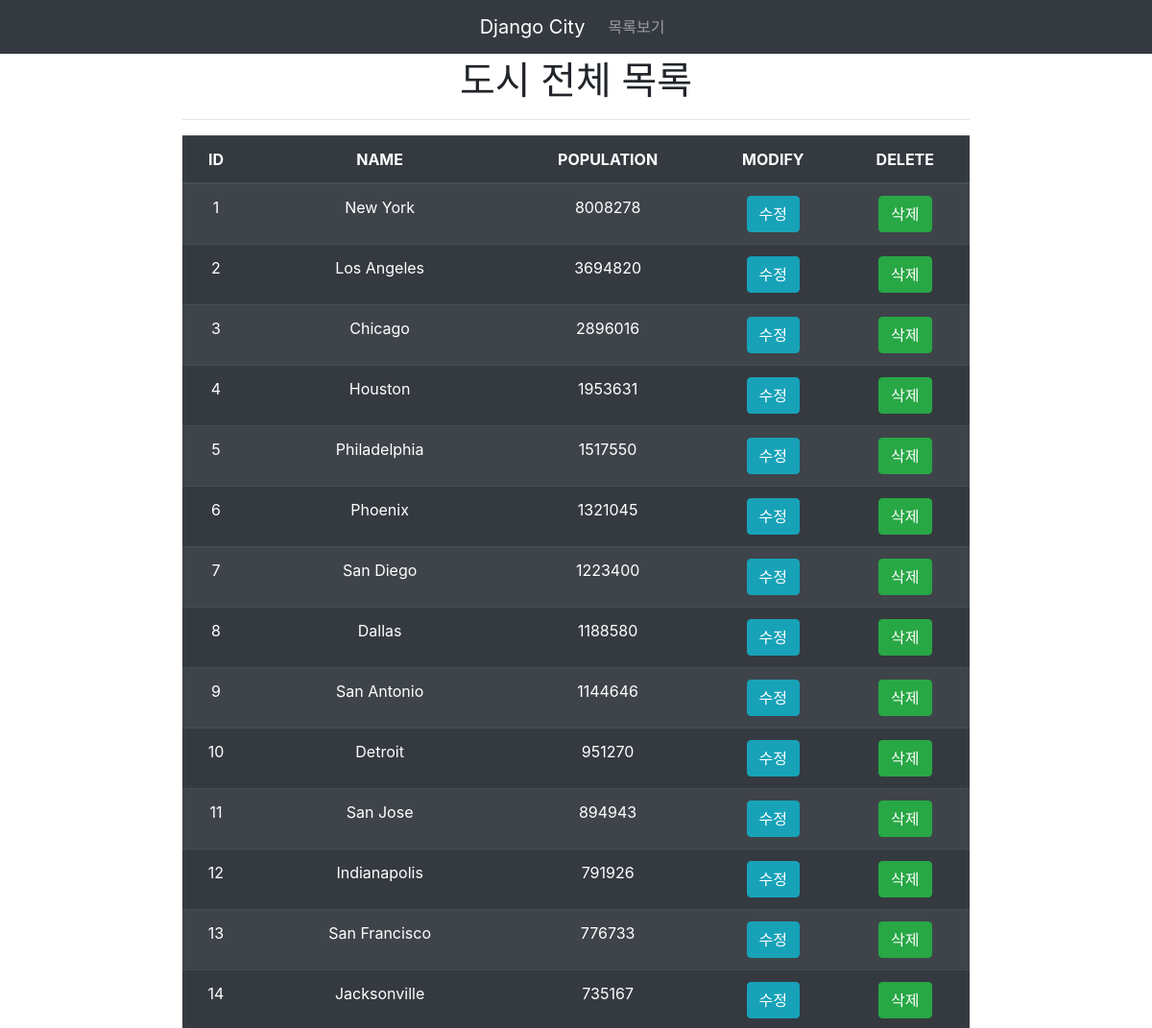
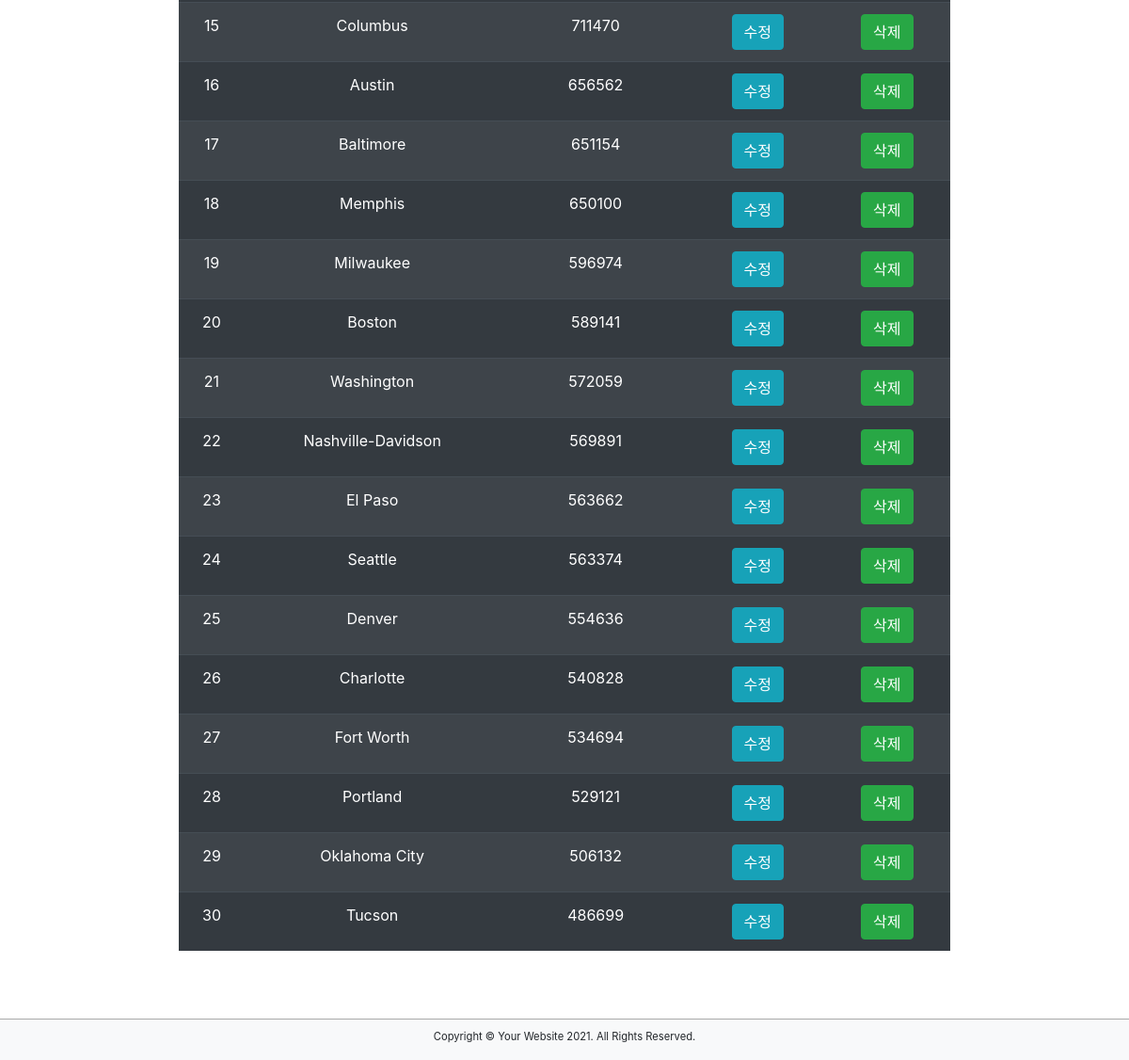
Screenshot of /city/ with the database file from the repository (2 pictures, top to bottom).
### myApp/models.py (models this page shows, shortened)
class City(models.Model):
    name = models.CharField(max_length=100)
    population = models.IntegerField(default=0)

### myApp/views.py (the view)
# urls.py: path('city/', views.city),
def city(request):
    city_list = City.objects.all()
    context = {
        'city_list': city_list
    }
    return render(request, 'myApp/city.html', context)

### myApp/templates/myApp/city.html
{% extends 'myApp/base_city.html' %}
{% block content%}
<h1>도시 전체 목록</h1>
<hr>
<table class="table table-dark table-striped">
    <thead>
        <tr>
            <th>ID</th>
            <th>NAME</th>
            <th>POPULATION</th>
            <th>MODIFY</th>
            <th>DELETE</th>
        </tr>
    </thead>
    <tbody>
    {% for city in city_list %}
        <tr>
            <td>{{ city.id }}</td>
            <td>{{ city.name }}</td>
            <td>{{ city.population }}</td>
            <td><a href="#" class="btn btn-info">수정</a></td>
            <td><a href="#" class="btn btn-success">삭제</a></td>
        </tr>
    {% endfor %}
    </tbody>
</table>
{% endblock %}

### myApp/templates/myApp/base_city.html (shortened to what this page needs)
<!DOCTYPE html>
<html lang="ko">
<head>
    <link rel="stylesheet" href="https://maxcdn.bootstrapcdn.com/bootstrap/4.5.2/css/bootstrap.min.css">
</head>
<body>
    <nav class="navbar navbar-expand-sm bg-dark navbar-dark fixed-top nav justify-content-center">
        <a class="navbar-brand" href="#">Django City</a>
        <ul class="navbar-nav">
            <li class="nav-item">
                <a class="nav-link" href="/myApp/city">목록보기</a>
            </li>
        </ul>
    </nav>
    <div class="container text-center" style="padding-bottom: 100px">
        {% block content%}
        {% endblock %}
    </div>
    <footer class="bg-light fixed-bottom text-center" style="border-top: 1px solid darkgray; padding-top: 10px">
        <p style="font-size: 0.7em">Copyright &copy; Your Website 2021. All Rights Reserved.</p>
    </footer>
</body>
</html>

### myApp/templates/myApp/base_city.html (style rules this page uses)
.container { margin-top: 50px; padding: 10px; width: 70%; }

### rows the page displays
City: id "1", name "New York", population "8008278"
City: id "2", name "Los Angeles", population "3694820"
City: id "3", name "Chicago", population "2896016"
City: id "4", name "Houston", population "1953631"
City: id "5", name "Philadelphia", population "1517550"
City: id "6", name "Phoenix", population "1321045"
City: id "7", name "San Diego", population "1223400"
City: id "8", name "Dallas", population "1188580"
City: id "9", name "San Antonio", population "1144646"
City: id "10", name "Detroit", population "951270"
City: id "11", name "San Jose", population "894943"
City: id "12", name "Indianapolis", population "791926"
City: id "13", name "San Francisco", population "776733"
City: id "14", name "Jacksonville", population "735167"
City: id "15", name "Columbus", population "711470"
City: id "16", name "Austin", population "656562"
City: id "17", name "Baltimore", population "651154"
City: id "18", name "Memphis", population "650100"
City: id "19", name "Milwaukee", population "596974"
City: id "20", name "Boston", population "589141"
City: id "21", name "Washington", population "572059"
City: id "22", name "Nashville-Davidson", population "569891"
City: id "23", name "El Paso", population "563662"
City: id "24", name "Seattle", population "563374"
City: id "25", name "Denver", population "554636"
City: id "26", name "Charlotte", population "540828"
City: id "27", name "Fort Worth", population "534694"
City: id "28", name "Portland", population "529121"
City: id "29", name "Oklahoma City", population "506132"
City: id "30", name "Tucson", population "486699"
